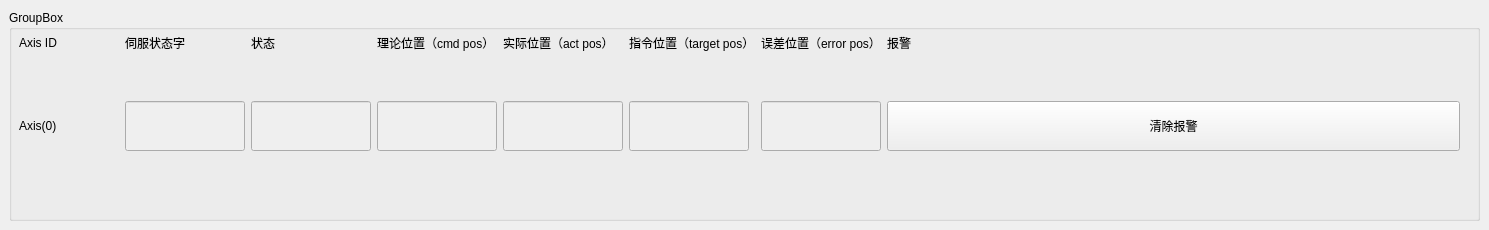
   <widget class="QWidget" name="page_axis">
    <widget class="QGroupBox" name="groupBox">
     <property name="geometry">
      <rect>
       <x>9</x>
       <y>10</y>
       <width>1471</width>
       <height>211</height>
      </rect>
     </property>
     <property name="title">
      <string>GroupBox</string>
     </property>
     <widget class="QWidget" name="layoutWidget">
      <property name="geometry">
       <rect>
        <x>10</x>
        <y>-20</y>
        <width>1441</width>
        <height>201</height>
       </rect>
      </property>
      <layout class="QGridLayout" name="gridLayout">
       <item row="0" column="1">
        <widget class="QLabel" name="label_22">
         <property name="text">
          <string>伺服状态字</string>
         </property>
        </widget>
       </item>
       <item row="0" column="0">
        <widget class="QLabel" name="label_12">
         <property name="text">
          <string>Axis ID</string>
         </property>
        </widget>
       </item>
       <item row="0" column="3">
        <widget class="QLabel" name="label_24">
         <property name="text">
          <string>理论位置（cmd pos）</string>
         </property>
        </widget>
       </item>
       <item row="1" column="6">
        <widget class="QLineEdit" name="lineEdit_errorpos">
         <property name="enabled">
          <bool>false</bool>
         </property>
         <property name="minimumSize">
          <size>
           <width>0</width>
           <height>50</height>
          </size>
         </property>
         <property name="maximumSize">
          <size>
           <width>120</width>
           <height>16777215</height>
          </size>
         </property>
        </widget>
       </item>
       <item row="1" column="3">
        <widget class="QLineEdit" name="lineEdit_cmdpos">
         <property name="enabled">
          <bool>false</bool>
         </property>
         <property name="minimumSize">
          <size>
           <width>0</width>
           <height>50</height>
          </size>
         </property>
         <property name="maximumSize">
          <size>
           <width>120</width>
           <height>16777215</height>
          </size>
         </property>
        </widget>
       </item>
       <item row="0" column="5">
        <widget class="QLabel" name="label_26">
         <property name="text">
          <string>指令位置（target pos）</string>
         </property>
        </widget>
       </item>
       <item row="0" column="7">
        <widget class="QLabel" name="label_29">
         <property name="maximumSize">
          <size>
           <width>16777215</width>
           <height>25</height>
          </size>
         </property>
         <property name="text">
          <string>报警</string>
         </property>
        </widget>
       </item>
       <item row="1" column="2">
        <widget class="QLineEdit" name="lineEdit_state">
         <property name="enabled">
          <bool>false</bool>
         </property>
         <property name="minimumSize">
          <size>
           <width>0</width>
           <height>50</height>
          </size>
         </property>
         <property name="maximumSize">
          <size>
           <width>120</width>
           <height>16777215</height>
          </size>
         </property>
        </widget>
       </item>
       <item row="0" column="6">
        <widget class="QLabel" name="label_27">
         <property name="text">
          <string>误差位置（error pos）</string>
         </property>
        </widget>
       </item>
       <item row="1" column="5">
        <widget class="QLineEdit" name="lineEdit_targetpos">
         <property name="enabled">
          <bool>false</bool>
         </property>
         <property name="minimumSize">
          <size>
           <width>0</width>
           <height>50</height>
          </size>
         </property>
         <property name="maximumSize">
          <size>
           <width>120</width>
           <height>16777215</height>
          </size>
         </property>
        </widget>
       </item>
       <item row="1" column="4">
        <widget class="QLineEdit" name="lineEdit_actpos">
         <property name="enabled">
          <bool>false</bool>
         </property>
         <property name="minimumSize">
          <size>
           <width>0</width>
           <height>50</height>
          </size>
         </property>
         <property name="maximumSize">
          <size>
           <width>120</width>
           <height>16777215</height>
          </size>
         </property>
        </widget>
       </item>
       <item row="1" column="0">
        <widget class="QLabel" name="label_21">
         <property name="maximumSize">
          <size>
           <width>100</width>
           <height>16777215</height>
          </size>
         </property>
         <property name="text">
          <string>Axis(0)</string>
         </property>
        </widget>
       </item>
       <item row="0" column="4">
        <widget class="QLabel" name="label_25">
         <property name="text">
          <string>实际位置（act pos）</string>
         </property>
        </widget>
       </item>
       <item row="0" column="2">
        <widget class="QLabel" name="label_23">
         <property name="text">
          <string>状态</string>
         </property>
        </widget>
       </item>
       <item row="1" column="7">
        <widget class="QPushButton" name="btn_clear_alarm">
         <property name="minimumSize">
          <size>
           <width>0</width>
           <height>50</height>
          </size>
         </property>
         <property name="text">
          <string>清除报警</string>
         </property>
        </widget>
       </item>
       <item row="1" column="1">
        <widget class="QLineEdit" name="lineEdit_stateword">
         <property name="enabled">
          <bool>false</bool>
         </property>
         <property name="minimumSize">
          <size>
           <width>0</width>
           <height>50</height>
          </size>
         </property>
         <property name="maximumSize">
          <size>
           <width>120</width>
           <height>16777215</height>
          </size>
         </property>
        </widget>
       </item>
      </layout>
     </widget>
    </widget>
   </widget>
